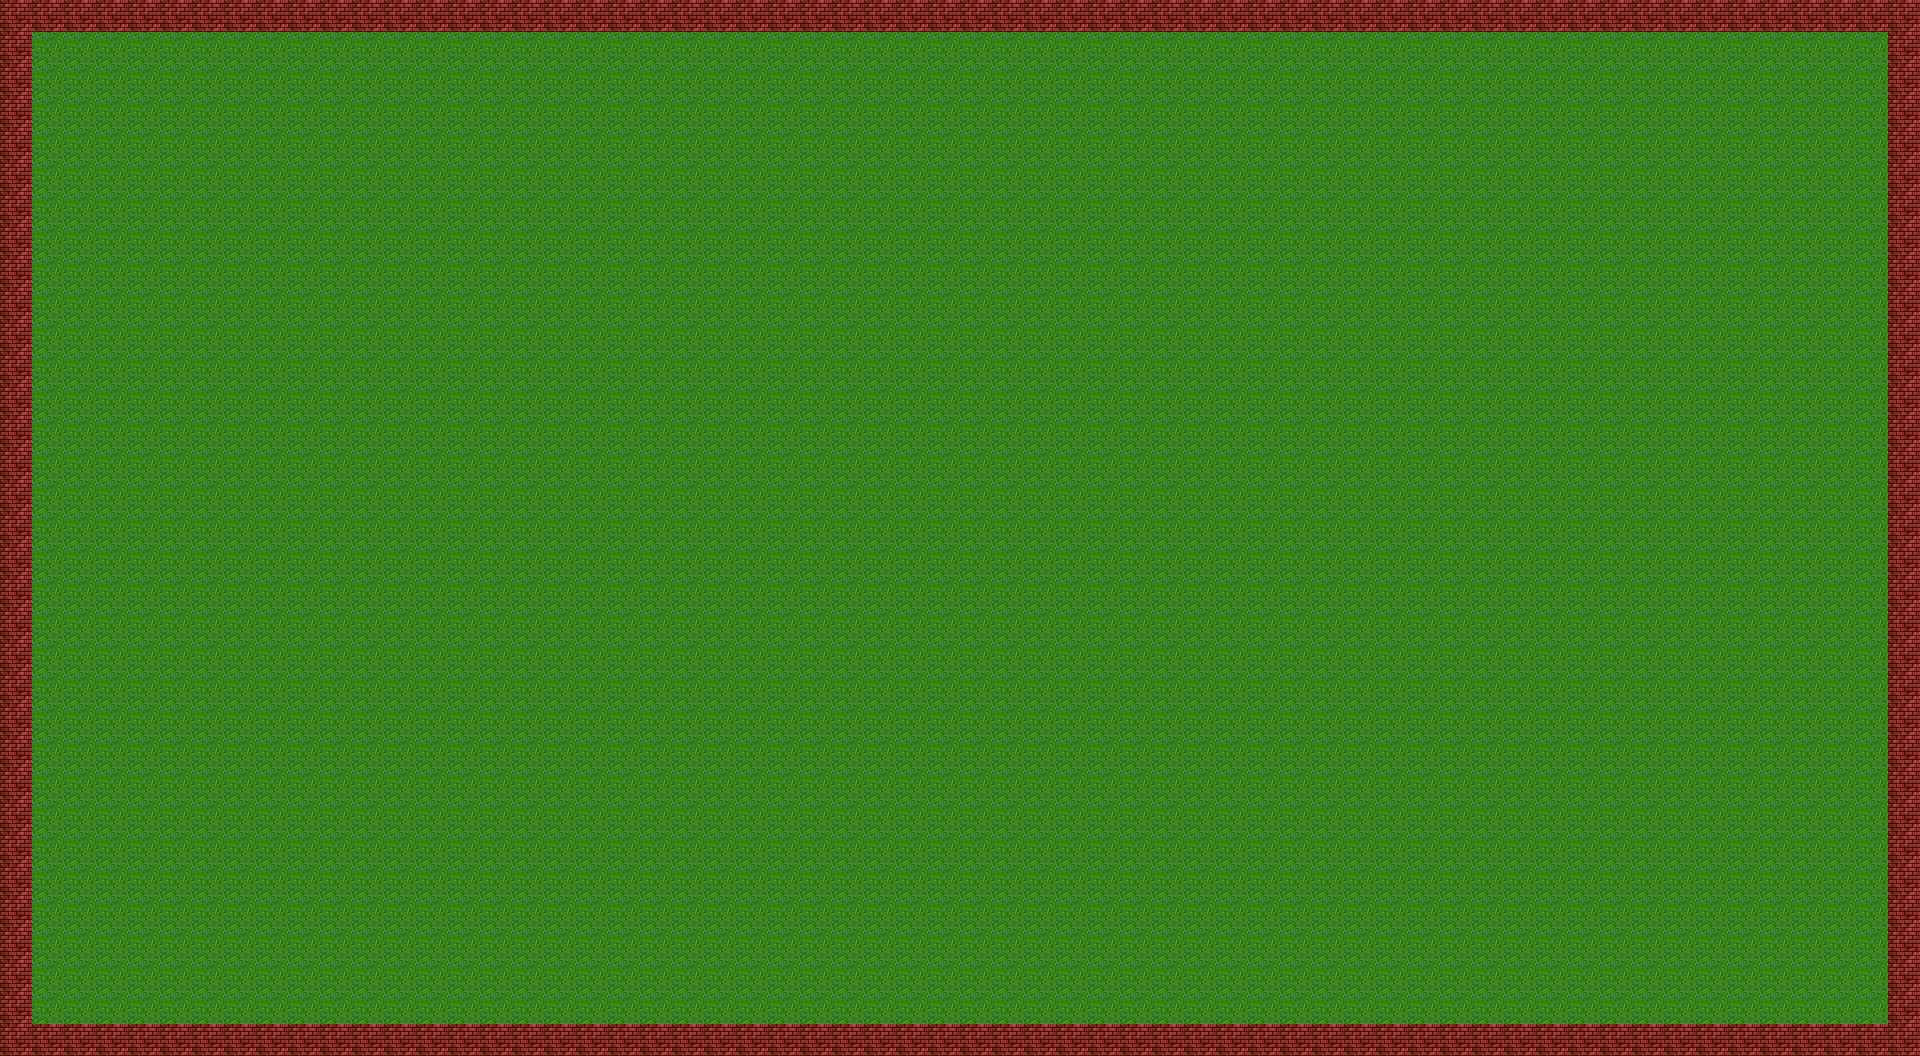

The image is a tile-based game level rendered from a .tmx file. Its description and source (layers, tilesets, objects; grid data summarised) follow:
An orthogonal 60x33 tile map with 32x32 px tiles, 2 tile layers (ground, wall).

<map version="1.0" orientation="orthogonal" renderorder="right-down" width="60" height="33" tilewidth="32" tileheight="32">
 <tileset firstgid="1" name="item" tilewidth="32" tileheight="32">
  <image source="item.png" width="128" height="160" />
 </tileset>
 <layer name="ground" width="60" height="33">
  <data>[1980 cells, 1980 non-empty, 1 distinct tile ids]</data>
 </layer>
 <layer name="wall" width="60" height="33">
  <data>[1980 cells, 182 non-empty, 1 distinct tile ids]</data>
 </layer>
</map>
